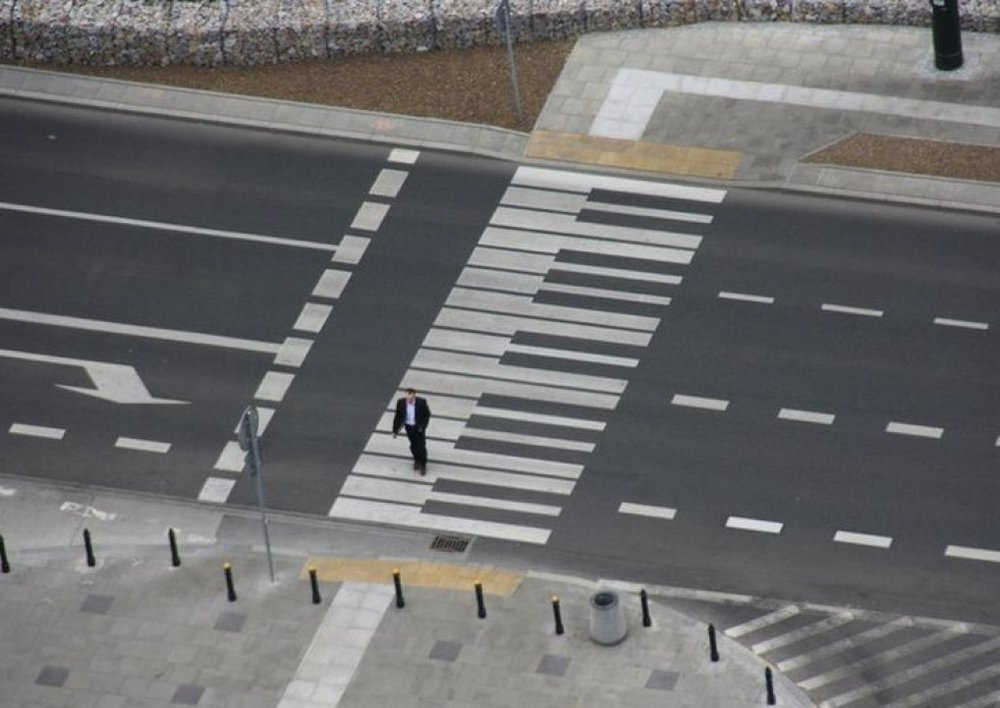
#> input picture Image/image_2.jpg, 1000 x 708 px
$ python sobel_edge_detection.py   (older library calls are emulated)
#> lines starting #> are read from the running program, lines starting #| are printed output that depends on the picture; after the words box and inside, x2 and y2 are one past the last pixel; in counts of white or black regions, pixels touching at a corner belong together
import cv2
import numpy as np
from IPython.display import Image

def sobel_edge_detection(image_path, output, blur_ksize, sobel_ksize, skipping_threshold):
    """
    image_path: link to image
    blur_ksize: kernel size parameter for Gaussian Blurry
    sobel_ksize: size of the extended Sobel kernel; it must be 1, 3, 5, or 7.
    skipping_threshold: ignore weakly edge
    """
#> called with image_path = 'Image/image_2.jpg', output = 'Image/image_sobel.jpg', blur_ksize = 7, sobel_ksize = 3, skipping_threshold = 30
    # read image
    img = cv2.imread(image_path)
#> img is the input picture: shape (708, 1000, 3); mean B, G, R 109.2, 109, 109.1

    # convert BGR to gray
    gray = cv2.cvtColor(img, cv2.COLOR_BGR2GRAY)
    img_gaussian = cv2.GaussianBlur(gray, (blur_ksize, blur_ksize), 0)

    # sobel algorthm use cv2.CV_64F
    sobelx64f = cv2.Sobel(img_gaussian, cv2.CV_64F, 1, 0, ksize=sobel_ksize)
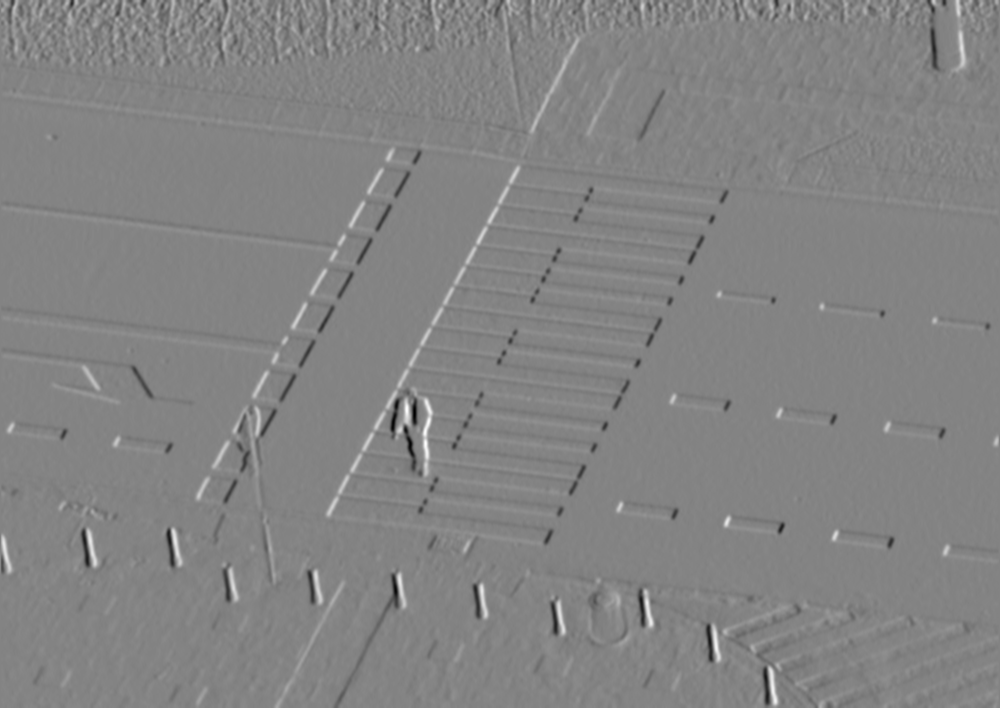
#> sobelx64f: shape (708, 1000) float64; min -324, max 303, mean 0; drawn with min black and max white
    abs_sobel64f = np.absolute(sobelx64f)
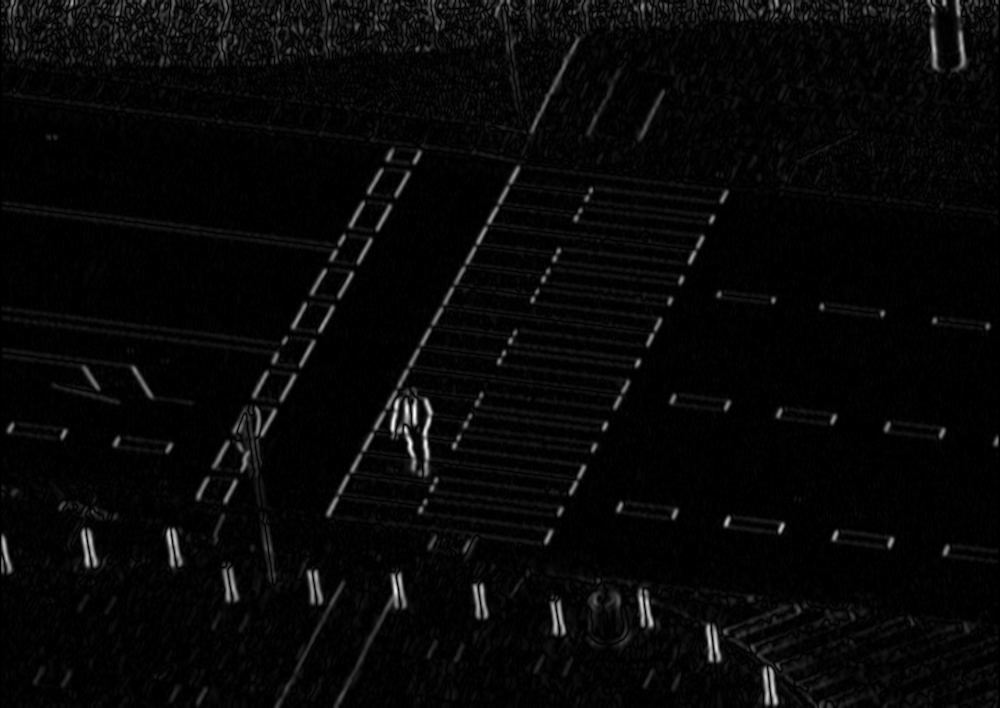
#> abs_sobel64f: shape (708, 1000) float64; min 0, max 324, mean 9.9; drawn with min black and max white
    img_sobelx = np.uint8(abs_sobel64f)

    sobely64f = cv2.Sobel(img_gaussian, cv2.CV_64F, 1, 0, ksize=sobel_ksize)
    abs_sobel64f = np.absolute(sobely64f)
    img_sobely = np.uint8(abs_sobel64f)

    # calculate magnitude
    img_sobel = (img_sobelx + img_sobely)/2

    # ignore weakly pixel
    for i in range(img_sobel.shape[0]):
        for j in range(img_sobel.shape[1]):
            if img_sobel[i][j] < skipping_threshold:
                img_sobel[i][j] = 0
            else:
                img_sobel[i][j] = 255
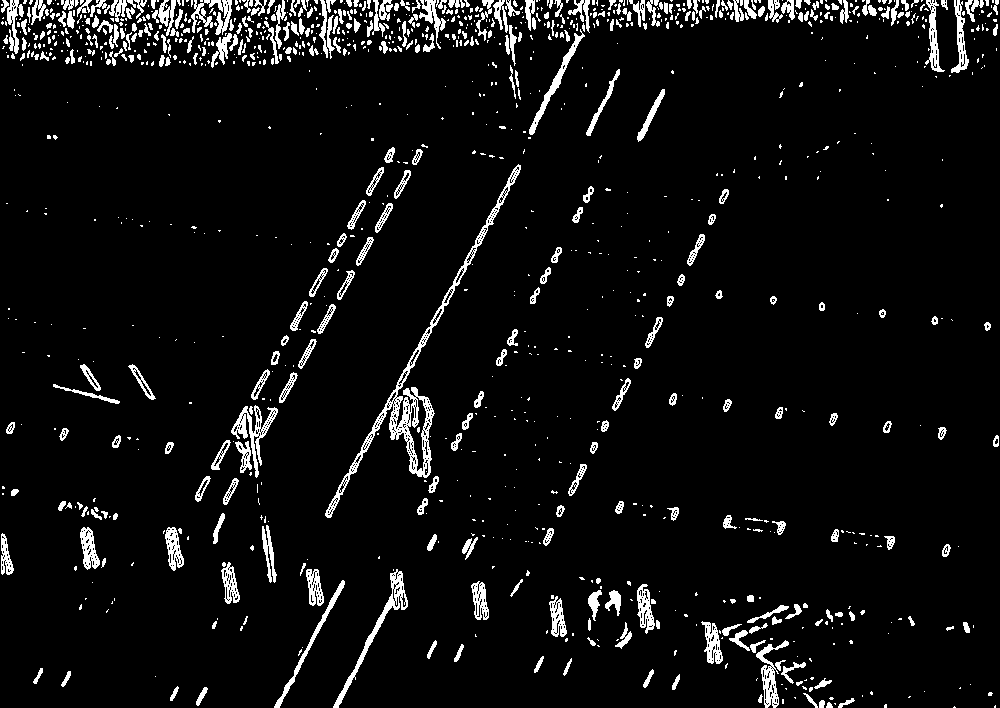
#> img_sobel: shape (708, 1000) float64; 5.9% white; 1171 white regions (813 under 20 px), largest, box (x1, y1, x2, y2) and area: (325, 164, 521, 518) 3487, (333, 569, 408, 708) 1017, (231, 405, 278, 478) 883

    cv2.imwrite(output,img_sobel)
    return img_sobel


if __name__ == "__main__":
    image_path = 'Image/image_2.jpg'
    # image_path = 'Image/Test2.png'
    output = 'Image/image_sobel.jpg'
    blur_ksize = 7
    sobel_ksize = 3
    skipping_threshold = 30
    sobel_edge_detection(image_path = image_path, blur_ksize=blur_ksize, output = output,
                               sobel_ksize=sobel_ksize, skipping_threshold=skipping_threshold)
    # Image(img2)

    # python3 -m sobel_edge_detection

$ run again, with Image/Test2.png saved as Image/image_2.jpg
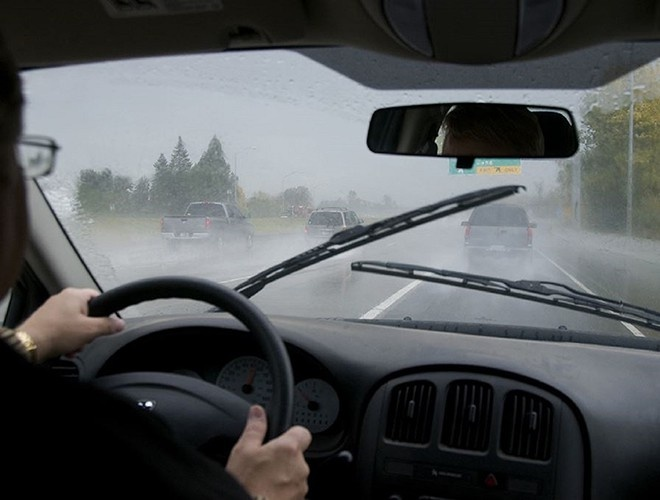
#> input picture Image/Test2.png, 660 x 500 px
#> in sobel_edge_detection, img is the input picture: shape (500, 660, 3); mean B, G, R 89.1, 87.4, 84.5
#> in sobel_edge_detection, `sobelx64f = cv2.Sobel(img_gaussian, cv2.CV_64F, 1, 0, ksize=sobel_ksize)`:
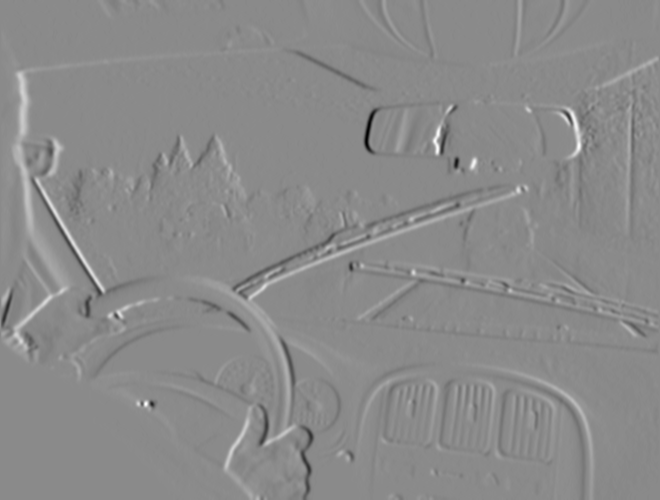
#> sobelx64f: shape (500, 660) float64; min -362, max 305, mean 0.8; drawn with min black and max white
#> after the loop in sobel_edge_detection, `for i in range(img_sobel.shape[0]):`:
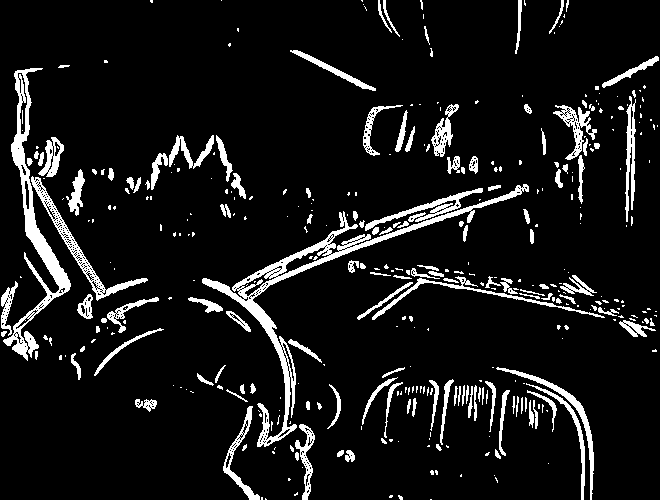
#> img_sobel: shape (500, 660) float64; 9.1% white; 381 white regions (241 under 20 px), largest, box (x1, y1, x2, y2) and area: (202, 184, 529, 447) 4911, (3, 68, 71, 361) 3477, (31, 176, 148, 301) 1335

$ run again, with Image/image_1.jpg copied over Image/image_2.jpg
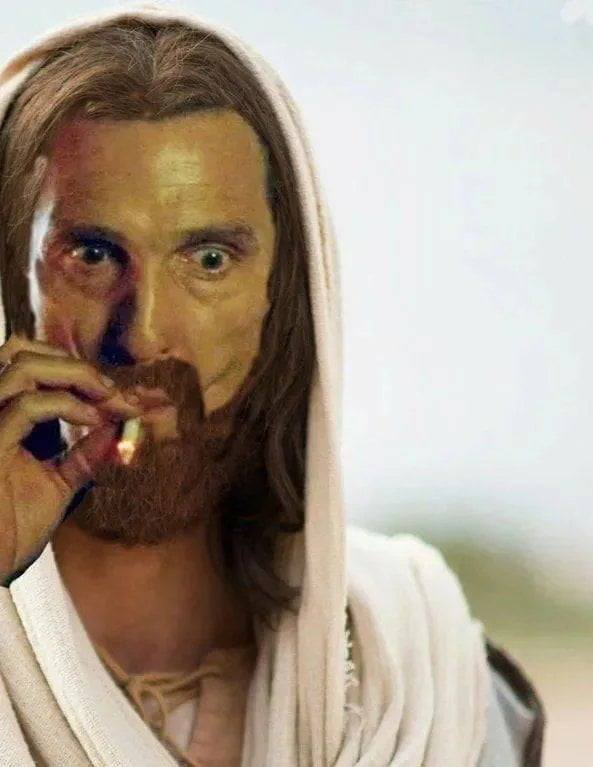
#> input picture Image/image_1.jpg, 593 x 767 px
#> in sobel_edge_detection, img is the input picture: shape (767, 593, 3); mean B, G, R 141.2, 156.3, 170.3
#> in sobel_edge_detection, `sobelx64f = cv2.Sobel(img_gaussian, cv2.CV_64F, 1, 0, ksize=sobel_ksize)`:
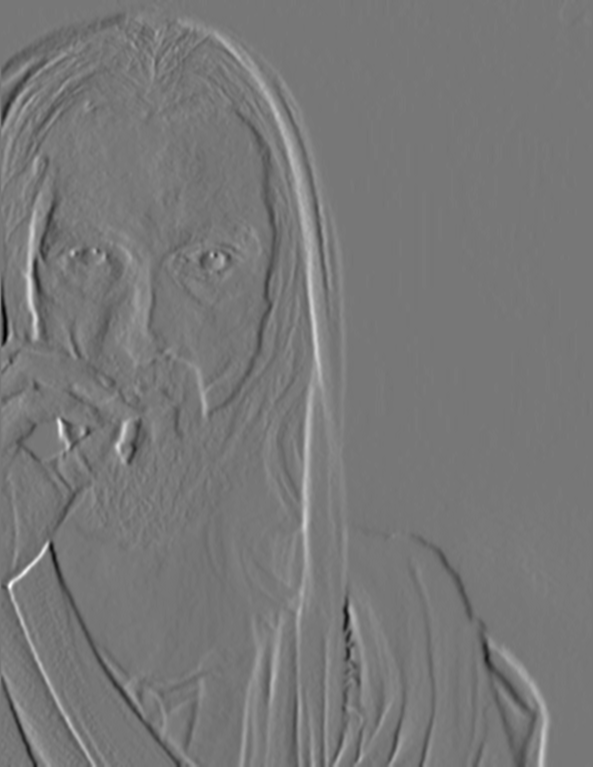
#> sobelx64f: shape (767, 593) float64; min -324, max 365, mean 1.2; drawn with min black and max white
#> after the loop in sobel_edge_detection, `for i in range(img_sobel.shape[0]):`:
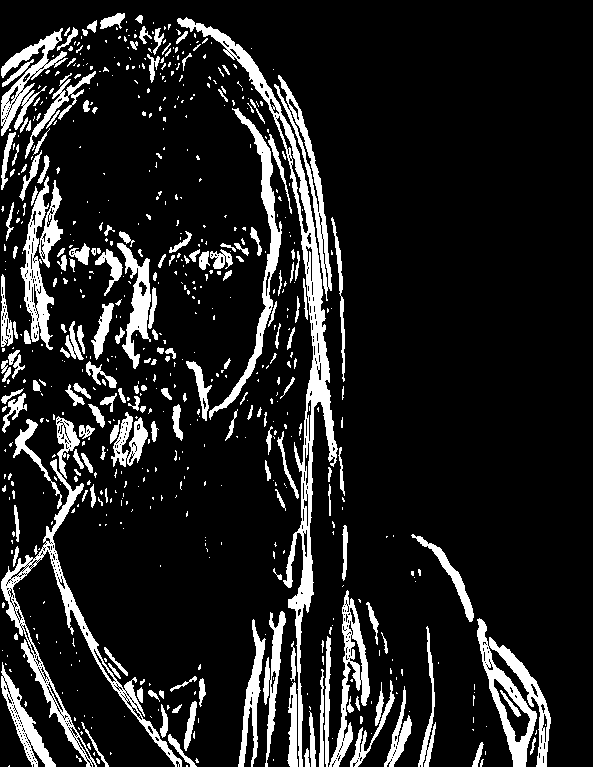
#> img_sobel: shape (767, 593) float64; 13.1% white; 671 white regions (476 under 20 px), largest, box (x1, y1, x2, y2) and area: (177, 17, 338, 767) 8458, (1, 459, 182, 767) 4851, (477, 618, 551, 767) 3498

$ run again, with Image/tes8.png saved as Image/image_2.jpg
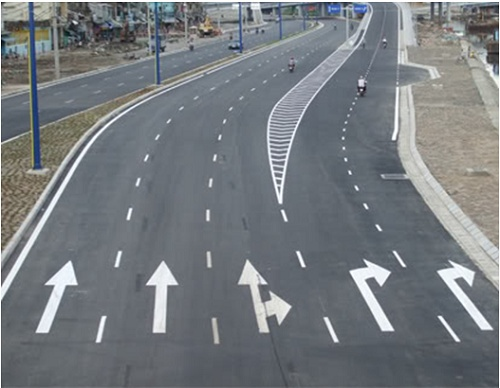
#> input picture Image/tes8.png, 500 x 388 px
#> in sobel_edge_detection, img is the input picture: shape (388, 500, 3); mean B, G, R 126.9, 122.8, 118
#> in sobel_edge_detection, `sobelx64f = cv2.Sobel(img_gaussian, cv2.CV_64F, 1, 0, ksize=sobel_ksize)`:
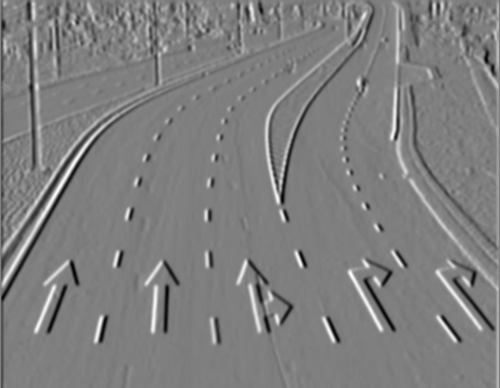
#> sobelx64f: shape (388, 500) float64; min -268, max 270, mean 0.3; drawn with min black and max white
#> after the loop in sobel_edge_detection, `for i in range(img_sobel.shape[0]):`:
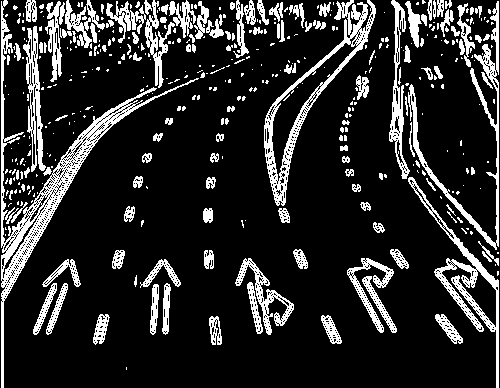
#> img_sobel: shape (388, 500) float64; 16.9% white; 424 white regions (292 under 20 px), largest, box (x1, y1, x2, y2) and area: (1, 0, 199, 388) 5141, (264, 0, 376, 206) 3019, (408, 1, 499, 250) 2245
